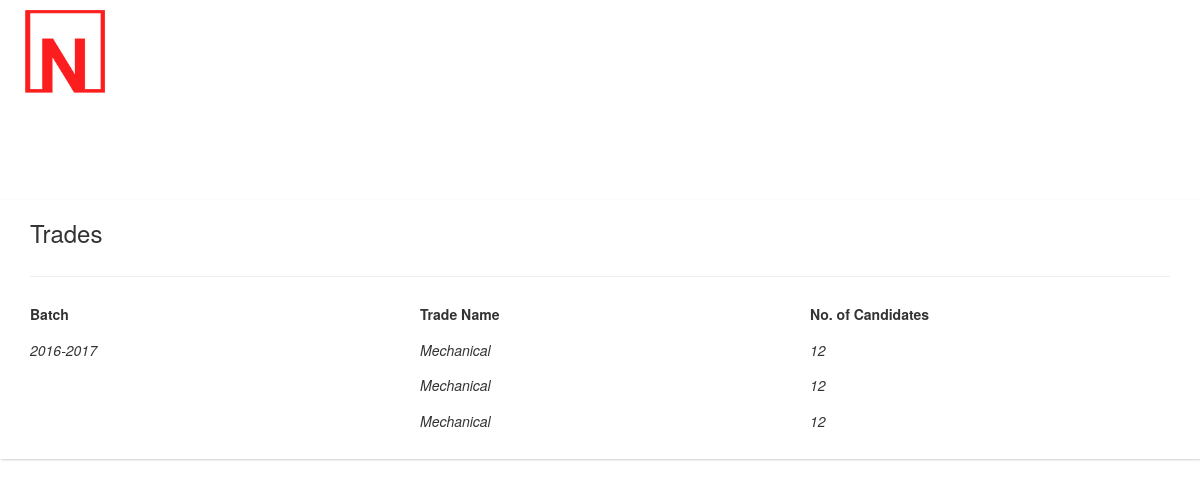
The app's page /app/college_profile/ (signed in), older data.
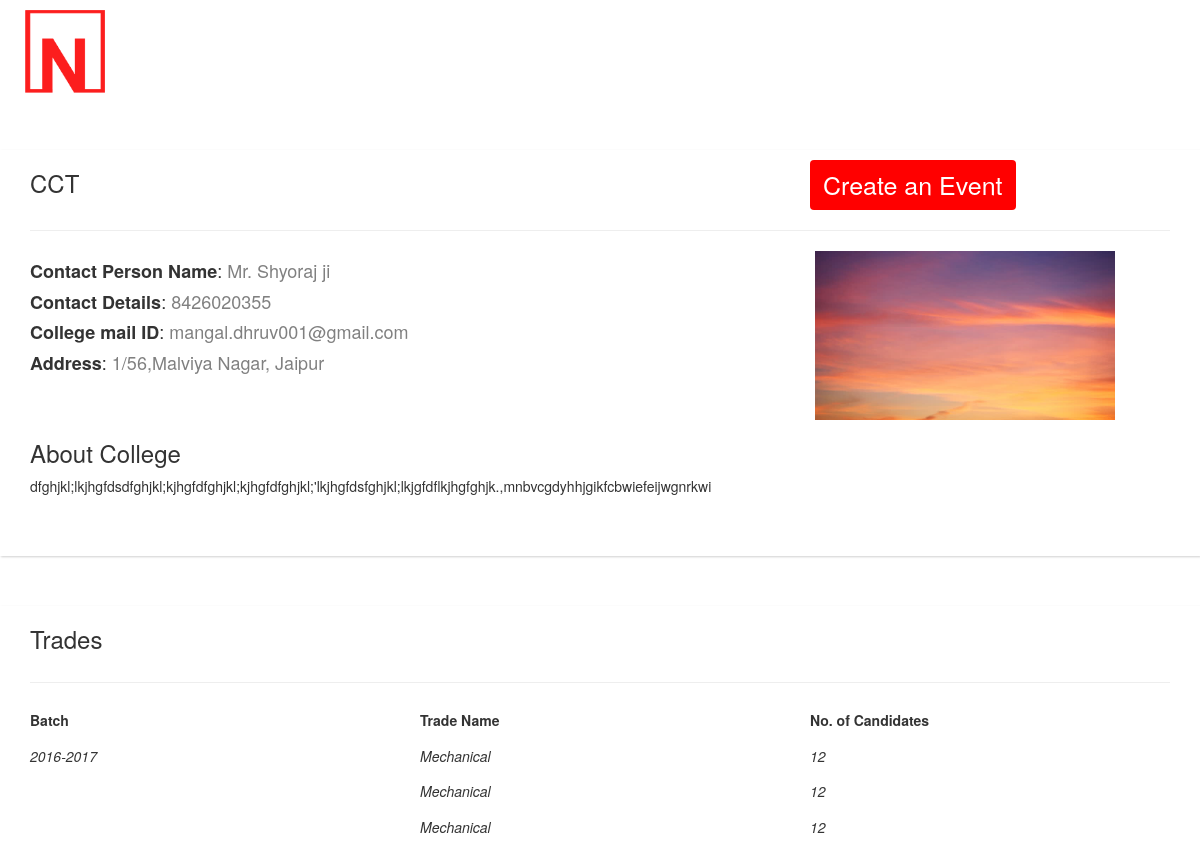
The same page, newer data.
### app/models.py (models this page shows, shortened)
class College(models.Model):
    college_name= models.CharField(max_length=200)
    mobile_no= models.CharField(max_length=10)
    email= models.CharField(max_length=100)
    state= models.CharField(max_length=100)
    city= models.CharField(max_length=100)
    password= models.CharField(max_length=100)

### app/views.py (the view)
def college_profile(request):
    mobile_no= request.session['college_phone']
    college= College.objects.filter(mobile_no=mobile_no )
    return render(request, 'college/profile.html',{'college': college})

### app/templates/college/profile.html (shortened to what this page needs)
{% load static %}
<html>
	<head>
		<link rel="stylesheet" href="{% static 'css/bootstrap.css'%}">
		<link rel="stylesheet" href="{% static 'css/bootstrap.min.css'%}">
		<link rel="stylesheet" href="{% static 'css/cs.css'%}">
		<link rel="stylesheet" href="{% static 'css/style.css'%}">
		<link rel="stylesheet" href="https://cdnjs.cloudflare.com/ajax/libs/font-awesome/4.7.0/css/font-awesome.min.css">
		<link rel="stylesheet" href="https://use.fontawesome.com/releases/v5.4.1/css/all.css">
		<link rel="stylesheet" href="https://maxcdn.bootstrapcdn.com/bootstrap/3.3.7/css/bootstrap.min.css">
		<link rel="stylesheet" href="https://cdnjs.cloudflare.com/ajax/libs/font-awesome/4.7.0/css/font-awesome.min.css">
		<link rel="stylesheet" href="https://cdnjs.cloudflare.com/ajax/libs/font-awesome/4.7.0/css/font-awesome.min.css">
		<link rel="stylesheet" href="https://use.fontawesome.com/releases/v5.4.1/css/all.css">
	</head>
	<body>
		<header style="width:100%;">
			<div class="container-fluid">
				<div class="row">
					<div class="col-md-12" id="logo">
						<img src="{% static 'img/logo.png'%}" style="width:80px; height:auto;margin:10px;"/>
					</div>
				</div>
			</div>
		</header>
		<section style="padding-top:150px;">
		</section>
		{% if college%}
		{% for co in college%}
		<section  style=" box-shadow:1px 1px 2px #D1D1D1;">
			<div class="container">
				<div class="row">
					<div class="col-md-8  col-xs-12">
						<h3 style="floa">{{co.college_name}}</h3>
					</div>
					<div class="col-md-4 col-xs-12">
						<button class="btn" onclick="show_popup()" style="background-color:red; color:white; font-size:25px; margin-top:10px;">Create an Event</button>
					</div>
				</div>
				<hr/>
				<div class="row">
					<div class="col-md-8 col-xs-12">
						<h4><b>Contact Person Name</b>: <span style="color:gray;">Mr. Shyoraj ji</span></h4>
						<h4><b>Contact Details</b>: <span style="color:gray;">{{request.session.college_phone}}</span></h4>
						<h4><b>College mail ID</b>: <span style="color:gray;">{{co.email}}</span></h4>
						<h4><b>Address</b>: <span style="color:gray;">1/56,Malviya Nagar, Jaipur</span></h4>
					</div>
					<div class="col-md-4 col-xs-12">
						<center><img src="{% static 'img/sunset.jpg'%}" style="width:300px; height:auto; margin-right:50px;"/></center>
					</div>
				</div>
				<div class="row">
					<div class="col-md-12 col-xs-12">
						<h3>About College</h3>
					</div>
					<div class="col-md-12  col-xs-12">
						dfghjkl;lkjhgfdsdfghjkl;kjhgfdfghjkl;kjhgfdfghjkl;'lkjhgfdsfghjkl;lkjgfdflkjhgfghjk.,mnbvcgdyhhjgikfcbwiefeijwgnrkwi
					</div>
				</div>
			<br/>
			<br/>
			</div>
			<br/>
		</section>
		{% endfor %}
		{% endif%}
		<section  style=" box-shadow:1px 1px 2px #D1D1D1; margin-top:50px;">
			<div class="container">
				<div class="row">
					<div class="col-md-4 col-xs-4">
						<h3>Trades</h3>
					</div>
				</div>
				<hr/>
				<div class="row">
					<div class="col-md-4 col-xs-4">
						<h5><b>Batch</b></h5>
					</div>
					<div class="col-md-4 col-xs-4">
						<h5><b>Trade Name</b></h5>
					</div>
					<div class="col-md-4 col-xs-4">
						<h5><b>No. of Candidates</b></h5>
					</div>
				</div>
				<div class="row">
					<div class="col-md-4 col-xs-4">
						<h5><i>2016-2017</i></h5>
					</div>
					<div class="col-md-4 col-xs-4">
						<h5><i>Mechanical</i></h5>
					</div>
					<div class="col-md-4 col-xs-4">
						<h5><i>12</i></h5>
					</div>
				</div>
				<div class="row">
					<div class="col-md-4 col-xs-4">
					</div>
					<div class="col-md-4 col-xs-4">
						<h5><i>Mechanical</i></h5>
					</div>
					<div class="col-md-4 col-xs-4">
						<h5><i>12</i></h5>
					</div>
				</div>
				<div class="row">
					<div class="col-md-4 col-xs-4">
					</div>
					<div class="col-md-4 col-xs-4">
						<h5><i>Mechanical</i></h5>
					</div>
					<div class="col-md-4 col-xs-4">
						<h5><i>12</i></h5>
					</div>
				</div>
							<br/>
		</section>

### app/templates/collage/css/style.css (style rules this page uses)
header { position:fixed; background-color:white; width:100%; }

Row changes from the older to the newer data that the page shows:
added College: college_name "CCT", session.college_phone "8426020355", email "mangal.dhruv001@gmail.com"
